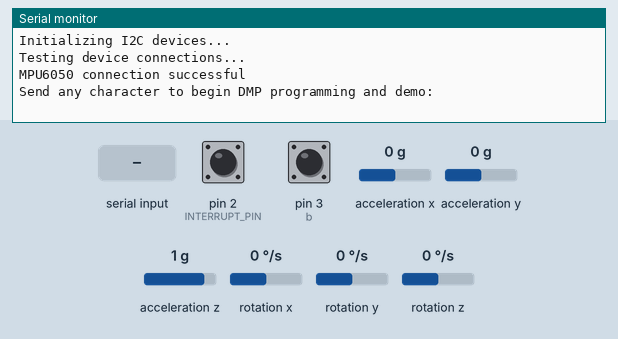
Recording of a sketch running on a simulated Arduino Leonardo, built with avr-gcc and run on an emulated ATmega32U4. On the bench: the last lines printed to the serial monitor. Inputs (shaded band) come from the test bench; at power-on: pin 3 (b) HIGH, acceleration x 0 g, acceleration y 0 g, acceleration z 1 g, pin 2 (INTERRUPT_PIN) LOW, rotation x 0 °/s, rotation y 0 °/s, rotation z 0 °/s. The sensor or clock chip raises its interrupt line as the real part does.

Above: at 0.8 s.
0.9 s: "1\n" received over Serial
At 1.8 s:
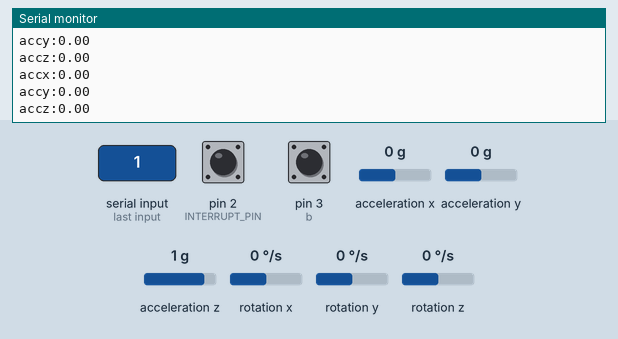
2.9 s: pin 3 (b) pulled LOW for 0.15 s
4.5 s: acceleration x set to -1.4 g
At 5.6 s:
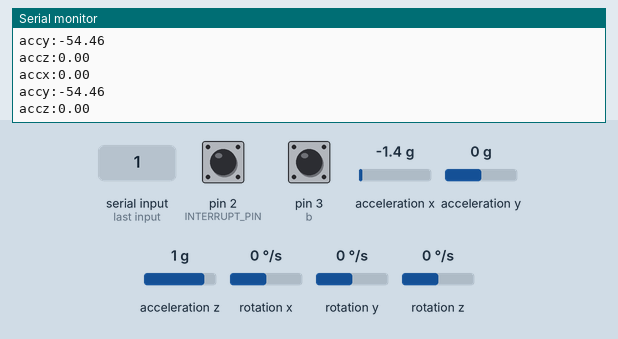
6.0 s: acceleration y set to -1.4 g
At 6.7 s:
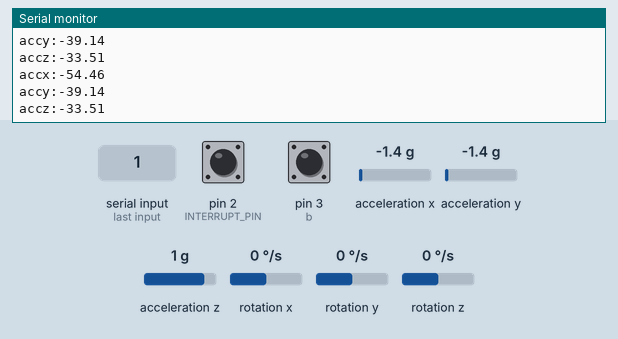
7.5 s: pin 3 (b) pulled LOW for 1 s
10.0 s: acceleration z set to -1.4 g
At 11.1 s:
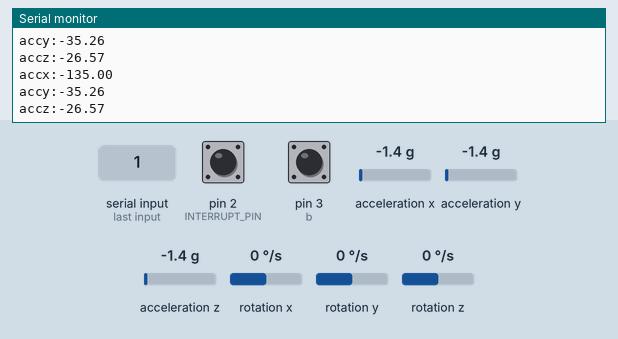
Timing chart, 0 to 12.5 s (numbered marks = the images above; inputs shaded):
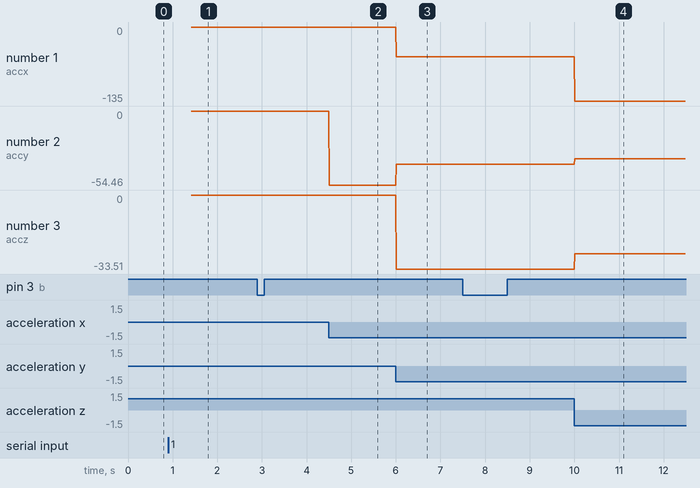

Measured:
- after the input at 0.9 s, the serial monitor: prints a new line at once (image 1)
- after the input at 4.5 s, the serial monitor: prints a new line at once (image 2)
- after the input at 6.0 s, the serial monitor: prints a new line at once (image 3)
- after the input at 10.0 s, the serial monitor: prints a new line at once (image 4)
- plotted number 1: -54.46 → -135 after the input at 10.0 s
- plotted number 2: 0 → -54.46 after the input at 4.5 s, -54.46 → -39.14 after the input at 6.0 s, -39.14 → -35.26 after the input at 10.0 s
- plotted number 3: 0 → -33.51 after the input at 6.0 s, -33.51 → -26.57 after the input at 10.0 s

The sketch:

accelMPU6050_w_button.ino
```cpp
//Button Stuff
int b =  3;
boolean bg = true;
////button toggle
int btv =  0; //toggle button current value
int btamt =  2; //number of toggles
boolean btg = true;


// I2C device class (I2Cdev) demonstration Arduino sketch for MPU6050 class using DMP (MotionApps v2.0)
// 6/21/2012 by Jeff Rowberg <jeff@rowberg.net>
// Updates should (hopefully) always be available at https://github.com/jrowberg/i2cdevlib
//
// Changelog:
//      2013-05-08 - added seamless Fastwire support
//                 - added note about gyro calibration
//      2012-06-21 - added note about Arduino 1.0.1 + Leonardo compatibility error
//      2012-06-20 - improved FIFO overflow handling and simplified read process
//      2012-06-19 - completely rearranged DMP initialization code and simplification
//      2012-06-13 - pull gyro and accel data from FIFO packet instead of reading directly
//      2012-06-09 - fix broken FIFO read sequence and change interrupt detection to RISING
//      2012-06-05 - add gravity-compensated initial reference frame acceleration output
//                 - add 3D math helper file to DMP6 example sketch
//                 - add Euler output and Yaw/Pitch/Roll output formats
//      2012-06-04 - remove accel offset clearing for better results (thanks Sungon Lee)
//      2012-06-01 - fixed gyro sensitivity to be 2000 deg/sec instead of 250
//      2012-05-30 - basic DMP initialization working

/* ============================================
I2Cdev device library code is placed under the MIT license
Copyright (c) 2012 Jeff Rowberg

Permission is hereby granted, free of charge, to any person obtaining a copy
of this software and associated documentation files (the "Software"), to deal
in the Software without restriction, including without limitation the rights
to use, copy, modify, merge, publish, distribute, sublicense, and/or sell
copies of the Software, and to permit persons to whom the Software is
furnished to do so, subject to the following conditions:

The above copyright notice and this permission notice shall be included in
all copies or substantial portions of the Software.

THE SOFTWARE IS PROVIDED "AS IS", WITHOUT WARRANTY OF ANY KIND, EXPRESS OR
IMPLIED, INCLUDING BUT NOT LIMITED TO THE WARRANTIES OF MERCHANTABILITY,
FITNESS FOR A PARTICULAR PURPOSE AND NONINFRINGEMENT. IN NO EVENT SHALL THE
AUTHORS OR COPYRIGHT HOLDERS BE LIABLE FOR ANY CLAIM, DAMAGES OR OTHER
LIABILITY, WHETHER IN AN ACTION OF CONTRACT, TORT OR OTHERWISE, ARISING FROM,
OUT OF OR IN CONNECTION WITH THE SOFTWARE OR THE USE OR OTHER DEALINGS IN
THE SOFTWARE.
===============================================
*/

// I2Cdev and MPU6050 must be installed as libraries, or else the .cpp/.h files
// for both classes must be in the include path of your project
#include "I2Cdev.h"

#include "MPU6050_6Axis_MotionApps20.h"
//#include "MPU6050.h" // not necessary if using MotionApps include file

// Arduino Wire library is required if I2Cdev I2CDEV_ARDUINO_WIRE implementation
// is used in I2Cdev.h
#if I2CDEV_IMPLEMENTATION == I2CDEV_ARDUINO_WIRE
#include "Wire.h"
#endif

// class default I2C address is 0x68
// specific I2C addresses may be passed as a parameter here
// AD0 low = 0x68 (default for SparkFun breakout and InvenSense evaluation board)
// AD0 high = 0x69
MPU6050 mpu;
//MPU6050 mpu(0x69); // <-- use for AD0 high

/* =========================================================================
   NOTE: In addition to connection 3.3v, GND, SDA, and SCL, this sketch
   depends on the MPU-6050's INT pin being connected to the Arduino's
   external interrupt #0 pin. On the Arduino Uno and Mega 2560, this is
   digital I/O pin 2.
 * ========================================================================= */

/* =========================================================================
   NOTE: Arduino v1.0.1 with the Leonardo board generates a compile error
   when using Serial.write(buf, len). The Teapot output uses this method.
   The solution requires a modification to the Arduino USBAPI.h file, which
   is fortunately simple, but annoying. This will be fixed in the next IDE
   release. For more info, see these links:

   http://arduino.cc/forum/index.php/topic,109987.0.html
   http://code.google.com/p/arduino/issues/detail?id=958
 * ========================================================================= */


// uncomment "OUTPUT_READABLE_QUATERNION" if you want to see the actual
// quaternion components in a [w, x, y, z] format (not best for parsing
// on a remote host such as Processing or something though)
//#define OUTPUT_READABLE_QUATERNION

// uncomment "OUTPUT_READABLE_EULER" if you want to see Euler angles
// (in degrees) calculated from the quaternions coming from the FIFO.
// Note that Euler angles suffer from gimbal lock (for more info, see
// http://en.wikipedia.org/wiki/Gimbal_lock)
//#define OUTPUT_READABLE_EULER

// uncomment "OUTPUT_READABLE_YAWPITCHROLL" if you want to see the yaw/
// pitch/roll angles (in degrees) calculated from the quaternions coming
// from the FIFO. Note this also requires gravity vector calculations.
// Also note that yaw/pitch/roll angles suffer from gimbal lock (for
// more info, see: http://en.wikipedia.org/wiki/Gimbal_lock)
#define OUTPUT_READABLE_YAWPITCHROLL

// uncomment "OUTPUT_READABLE_REALACCEL" if you want to see acceleration
// components with gravity removed. This acceleration reference frame is
// not compensated for orientation, so +X is always +X according to the
// sensor, just without the effects of gravity. If you want acceleration
// compensated for orientation, us OUTPUT_READABLE_WORLDACCEL instead.
//#define OUTPUT_READABLE_REALACCEL

// uncomment "OUTPUT_READABLE_WORLDACCEL" if you want to see acceleration
// components with gravity removed and adjusted for the world frame of
// reference (yaw is relative to initial orientation, since no magnetometer
// is present in this case). Could be quite handy in some cases.
//#define OUTPUT_READABLE_WORLDACCEL

// uncomment "OUTPUT_TEAPOT" if you want output that matches the
// format used for the InvenSense teapot demo
//#define OUTPUT_TEAPOT


#define INTERRUPT_PIN 2  // use pin 2 on Arduino Uno & most boards
#define LED_PIN 13 // (Arduino is 13, Teensy is 11, Teensy++ is 6)
bool blinkState = false;

// MPU control/status vars
bool dmpReady = false;  // set true if DMP init was successful
uint8_t mpuIntStatus;   // holds actual interrupt status byte from MPU
uint8_t devStatus;      // return status after each device operation (0 = success, !0 = error)
uint16_t packetSize;    // expected DMP packet size (default is 42 bytes)
uint16_t fifoCount;     // count of all bytes currently in FIFO
uint8_t fifoBuffer[64]; // FIFO storage buffer

// orientation/motion vars
Quaternion q;           // [w, x, y, z]         quaternion container
VectorInt16 aa;         // [x, y, z]            accel sensor measurements
VectorInt16 aaReal;     // [x, y, z]            gravity-free accel sensor measurements
VectorInt16 aaWorld;    // [x, y, z]            world-frame accel sensor measurements
VectorFloat gravity;    // [x, y, z]            gravity vector
float euler[3];         // [psi, theta, phi]    Euler angle container
float ypr[3];           // [yaw, pitch, roll]   yaw/pitch/roll container and gravity vector

// packet structure for InvenSense teapot demo
uint8_t teapotPacket[14] = { '$', 0x02, 0, 0, 0, 0, 0, 0, 0, 0, 0x00, 0x00, '\r', '\n' };


// ================================================================
// ===               INTERRUPT DETECTION ROUTINE                ===
// ================================================================

volatile bool mpuInterrupt = false;     // indicates whether MPU interrupt pin has gone high
void dmpDataReady() {
  mpuInterrupt = true;
}


// ================================================================
// ===                      INITIAL SETUP                       ===
// ================================================================

void setup() {
  // join I2C bus (I2Cdev library doesn't do this automatically)
#if I2CDEV_IMPLEMENTATION == I2CDEV_ARDUINO_WIRE
  Wire.begin();
  Wire.setClock(400000); // 400kHz I2C clock. Comment this line if having compilation difficulties
#elif I2CDEV_IMPLEMENTATION == I2CDEV_BUILTIN_FASTWIRE
  Fastwire::setup(400, true);
#endif

  // initialize serial communication
  // (115200 chosen because it is required for Teapot Demo output, but it's
  // really up to you depending on your project)
  Serial.begin(115200);
  //button
  pinMode(b, INPUT_PULLUP);
  while (!Serial); // wait for Leonardo enumeration, others continue immediately

  // NOTE: 8MHz or slower host processors, like the Teensy @ 3.3v or Ardunio
  // Pro Mini running at 3.3v, cannot handle this baud rate reliably due to
  // the baud timing being too misaligned with processor ticks. You must use
  // 38400 or slower in these cases, or use some kind of external separate
  // crystal solution for the UART timer.

  // initialize device
  Serial.println(F("Initializing I2C devices..."));
  mpu.initialize();
  pinMode(INTERRUPT_PIN, INPUT);

  // verify connection
  Serial.println(F("Testing device connections..."));
  Serial.println(mpu.testConnection() ? F("MPU6050 connection successful") : F("MPU6050 connection failed"));

  // wait for ready
  Serial.println(F("\nSend any character to begin DMP programming and demo: "));
  while (Serial.available() && Serial.read()); // empty buffer
  while (!Serial.available());                 // wait for data
  while (Serial.available() && Serial.read()); // empty buffer again

  // load and configure the DMP
  Serial.println(F("Initializing DMP..."));
  devStatus = mpu.dmpInitialize();

  // supply your own gyro offsets here, scaled for min sensitivity
  mpu.setXGyroOffset(220);
  mpu.setYGyroOffset(76);
  mpu.setZGyroOffset(-85);
  mpu.setZAccelOffset(1788); // 1688 factory default for my test chip

  // make sure it worked (returns 0 if so)
  if (devStatus == 0) {
    // turn on the DMP, now that it's ready
    Serial.println(F("Enabling DMP..."));
    mpu.setDMPEnabled(true);

    // enable Arduino interrupt detection
    Serial.println(F("Enabling interrupt detection (Arduino external interrupt 0)..."));
    attachInterrupt(digitalPinToInterrupt(INTERRUPT_PIN), dmpDataReady, RISING);
    mpuIntStatus = mpu.getIntStatus();

    // set our DMP Ready flag so the main loop() function knows it's okay to use it
    Serial.println(F("DMP ready! Waiting for first interrupt..."));
    dmpReady = true;

    // get expected DMP packet size for later comparison
    packetSize = mpu.dmpGetFIFOPacketSize();
  } else {
    // ERROR!
    // 1 = initial memory load failed
    // 2 = DMP configuration updates failed
    // (if it's going to break, usually the code will be 1)
    Serial.print(F("DMP Initialization failed (code "));
    Serial.print(devStatus);
    Serial.println(F(")"));
  }

}


// ================================================================
// ===                    MAIN PROGRAM LOOP                     ===
// ================================================================

void loop() {
  // if programming failed, don't try to do anything
  if (!dmpReady) return;

  // wait for MPU interrupt or extra packet(s) available
  while (!mpuInterrupt && fifoCount < packetSize) {
    // other program behavior stuff here
    // .
    // .
    // .
    // if you are really paranoid you can frequently test in between other
    // stuff to see if mpuInterrupt is true, and if so, "break;" from the
    // while() loop to immediately process the MPU data
    // .
    // .
    // .
  }

  // reset interrupt flag and get INT_STATUS byte
  mpuInterrupt = false;
  mpuIntStatus = mpu.getIntStatus();

  // get current FIFO count
  fifoCount = mpu.getFIFOCount();

  // check for overflow (this should never happen unless our code is too inefficient)
  if ((mpuIntStatus & 0x10) || fifoCount == 1024) {
    // reset so we can continue cleanly
    mpu.resetFIFO();
    // Serial.println(F("FIFO overflow!"));

    // otherwise, check for DMP data ready interrupt (this should happen frequently)
  } else if (mpuIntStatus & 0x02) {
    // wait for correct available data length, should be a VERY short wait
    while (fifoCount < packetSize) fifoCount = mpu.getFIFOCount();

    // read a packet from FIFO
    mpu.getFIFOBytes(fifoBuffer, packetSize);

    // track FIFO count here in case there is > 1 packet available
    // (this lets us immediately read more without waiting for an interrupt)
    fifoCount -= packetSize;

#ifdef OUTPUT_READABLE_QUATERNION
    // display quaternion values in easy matrix form: w x y z
    mpu.dmpGetQuaternion(&q, fifoBuffer);
    Serial.print("quat\t");
    Serial.print(q.w);
    Serial.print("\t");
    Serial.print(q.x);
    Serial.print("\t");
    Serial.print(q.y);
    Serial.print("\t");
    Serial.println(q.z);
#endif

#ifdef OUTPUT_READABLE_EULER
    // display Euler angles in degrees
    mpu.dmpGetQuaternion(&q, fifoBuffer);
    mpu.dmpGetEuler(euler, &q);
    Serial.print("euler\t");
    Serial.print(euler[0] * 180 / M_PI);
    Serial.print("\t");
    Serial.print(euler[1] * 180 / M_PI);
    Serial.print("\t");
    Serial.println(euler[2] * 180 / M_PI);
#endif

#ifdef OUTPUT_READABLE_YAWPITCHROLL
    // display Euler angles in degrees
    mpu.dmpGetQuaternion(&q, fifoBuffer);
    mpu.dmpGetGravity(&gravity, &q);
    mpu.dmpGetYawPitchRoll(ypr, &q, &gravity);

    //X-axis or roll
    Serial.print("accx:");
    Serial.println( (ypr[2] * 180 / M_PI) );
    //y-axis or pitch
    Serial.print("accy:");
    Serial.println (ypr[1] * 180 / M_PI);
    //z-axis or yaw
    Serial.print("accz:");
    Serial.println(ypr[0] * 180 / M_PI);

#endif

#ifdef OUTPUT_READABLE_REALACCEL
    // display real acceleration, adjusted to remove gravity
    mpu.dmpGetQuaternion(&q, fifoBuffer);
    mpu.dmpGetAccel(&aa, fifoBuffer);
    mpu.dmpGetGravity(&gravity, &q);
    mpu.dmpGetLinearAccel(&aaReal, &aa, &gravity);
    Serial.print("areal\t");
    Serial.print(aaReal.x);
    Serial.print("\t");
    Serial.print(aaReal.y);
    Serial.print("\t");
    Serial.println(aaReal.z);
#endif

#ifdef OUTPUT_READABLE_WORLDACCEL
    // display initial world-frame acceleration, adjusted to remove gravity
    // and rotated based on known orientation from quaternion
    mpu.dmpGetQuaternion(&q, fifoBuffer);
    mpu.dmpGetAccel(&aa, fifoBuffer);
    mpu.dmpGetGravity(&gravity, &q);
    mpu.dmpGetLinearAccel(&aaReal, &aa, &gravity);
    mpu.dmpGetLinearAccelInWorld(&aaWorld, &aaReal, &q);
    Serial.print("aworld\t");
    Serial.print(aaWorld.x);
    Serial.print("\t");
    Serial.print(aaWorld.y);
    Serial.print("\t");
    Serial.println(aaWorld.z);
#endif

#ifdef OUTPUT_TEAPOT
    // display quaternion values in InvenSense Teapot demo format:
    teapotPacket[2] = fifoBuffer[0];
    teapotPacket[3] = fifoBuffer[1];
    teapotPacket[4] = fifoBuffer[4];
    teapotPacket[5] = fifoBuffer[5];
    teapotPacket[6] = fifoBuffer[8];
    teapotPacket[7] = fifoBuffer[9];
    teapotPacket[8] = fifoBuffer[12];
    teapotPacket[9] = fifoBuffer[13];
    Serial.write(teapotPacket, 14);
    teapotPacket[11]++; // packetCount, loops at 0xFF on purpose
#endif
    //BUTTONS
    //if button is pressed (reads LOW)
    if ( digitalRead(b) == LOW ) { //button on

      ////Momentary
      if (bg) {
        bg = false;
        Serial.print( "b" + String(0) + ":");
        Serial.println(1);
      }

      ////Toggles
      if (btg) {
        btg = false; //CLOSE GATE
        btv = btv + 1; //INC VALUE
        btv = btv % btamt; //MOD VALUE
        Serial.print( "bt" + String(0) + ":"); //PRINT HEADER
        Serial.println(btv); //PRINT VAL
      }

    } //end if button pressed

    //if button is released (reads HIGH)
    if ( digitalRead(b) == HIGH ) { //button off

      ////Momentary
      if (!bg) {
        bg = true;
        Serial.print( "b" + String(0) + ":");
        Serial.println(0);
      }

      ////Toggles
      if (!btg) {
        btg = true;
      }

    } //end if button released

  }
  delay(5);
}
```
